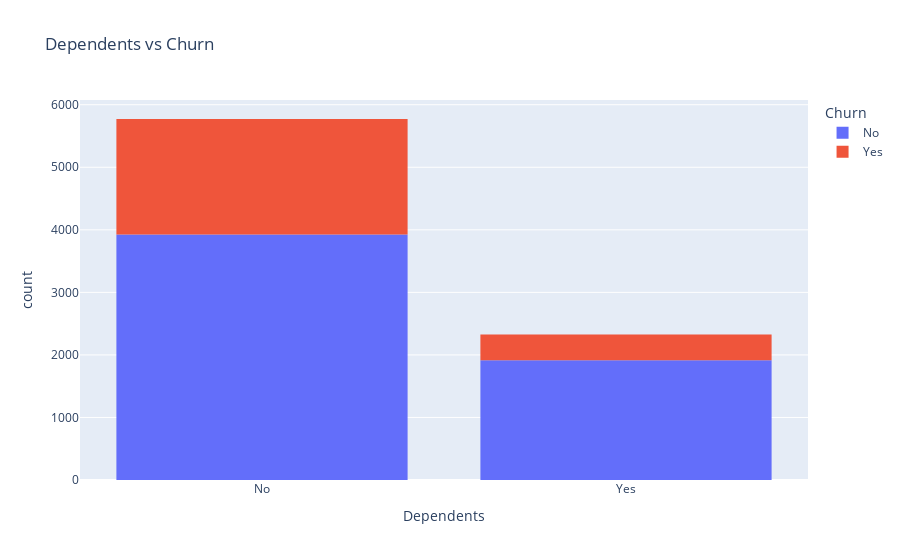

Source (notebook cell):
### Markdown cell above
### Observation: Customer without Partner tend to Churn more

### Code cell
px.histogram(raw_df, x='Dependents' ,title='Dependents vs Churn', color='Churn')

### Figure 1 — Plotly figure (JSON) as saved in the notebook; plotly's stock layout.template omitted (floating-point values rounded to 4 significant figures; data arrays with more than 128 entries replaced by an {"elided": "..."} marker saying what was removed)
{"data": [{"bingroup": "x", "hovertemplate": "Churn=No<br>Dependents=%{x}<br>count=%{y}<extra></extra>", "legendgroup": "No", "marker": {"color": "#636efa", "pattern": {"shape": ""}}, "name": "No", "orientation": "v", "showlegend": true, "type": "histogram", "x": {"elided": "5838 str values"}, "xaxis": "x", "yaxis": "y"}, {"bingroup": "x", "hovertemplate": "Churn=Yes<br>Dependents=%{x}<br>count=%{y}<extra></extra>", "legendgroup": "Yes", "marker": {"color": "#EF553B", "pattern": {"shape": ""}}, "name": "Yes", "orientation": "v", "showlegend": true, "type": "histogram", "x": {"elided": "2261 str values"}, "xaxis": "x", "yaxis": "y"}], "layout": {"barmode": "relative", "legend": {"title": {"text": "Churn"}, "tracegroupgap": 0}, "title": {"text": "Dependents vs Churn"}, "xaxis": {"anchor": "y", "domain": [0, 1], "title": {"text": "Dependents"}}, "yaxis": {"anchor": "x", "domain": [0, 1], "title": {"text": "count"}}}}
